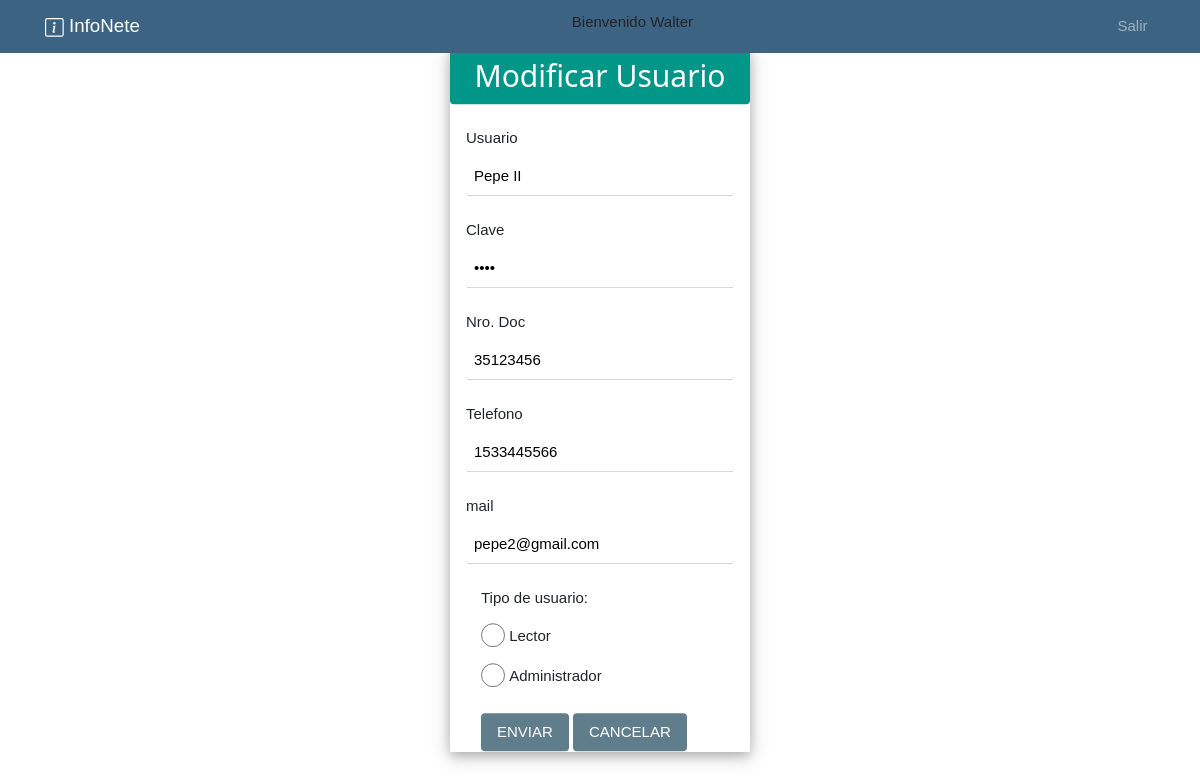
The app's page /interno.php?page=buscarUsuarioById&idUsiario=3 (signed in) with its own data.
### tables this page shows
CREATE TABLE Usuario    				
(
Id_usuario int NOT NULL auto_increment,
Nro_doc int NOT NULL,
Cod_doc int NOT NULL,
Nombre varchar(50),
Mail varchar(64),
Telefono int,
Cod_Localidad int NOT NULL,										
Cod_Usuario int NOT NULL,										 
Pass varchar(50),																						
CONSTRAINT PK_Usuario PRIMARY KEY (Id_usuario),
CONSTRAINT FK_Usuario_Documento FOREIGN KEY (Cod_doc) REFERENCES Tipo_doc (Cod_doc),
CONSTRAINT FK_Usuario_Localidad FOREIGN KEY (Cod_Localidad) REFERENCES Localidad (Cod_Localidad),
CONSTRAINT FK_Usuario_Rol FOREIGN KEY (Cod_Usuario) REFERENCES Rol (Cod_Rol) 
);

### controller/AdministradorController.php (called while the page is built, shortened)
<?php
class AdministradorController
{
    private $modelo;
        public function __construct(){
            $this->modelo = new AdminModel();
        }
    public function executeBuscarUsuarioById($idUsuario){
        $this->modelo->executeBuscarUsuarioById($idUsuario);
        include_once("view/modificarUsuarioView.php");
    }
}

### helper/Database.php (called while the page is built, shortened)
<?php
class Database{
    private $conexion;
    public function __construct(){
        $configuracion = parse_ini_file("config/config.ini");
        $servername = $configuracion["servername"];
        $username = $configuracion["username"];
        $dbname =  $configuracion["dbname"];
        $password =  $configuracion["password"];
        $conn = new mysqli($servername, $username, $password);
        $conn->select_db($dbname);
        $this->conexion = $conn;
    }
    public function executeBuscarUsuarioById($idUsuario){
        $stmt = $this->conexion->prepare("SELECT * FROM Usuario WHERE Id_usuario = ?");
        $stmt->bind_param('i', $idUsuario);
        $stmt->execute();
        $result = $stmt->get_result();
    }
}

### model/AdminModel.php (called while the page is built, shortened)
<?php
include_once("helper/Database.php");
class AdminModel
{
    private $conexion;
    public function __construct(){
        $this->conexion = new Database();
    }
    public function executeBuscarUsuarioById($idUsuario){
        $this->conexion->executeBuscarUsuarioById($idUsuario);
    }
}

### view/modificarUsuarioView.php (the view, shortened to what this page needs)
<?php if(isset($_SESSION["usuariosModif"])) {
    $usuario = $_SESSION["usuariosModif"];
    $pos = explode("-", $usuario);
?>
<div class="w3-card-4 w3-display-middle " style="width:25%;">
    <div class="w3-container w3-teal w3-round">
        <h2 class="w3-center">Modificar Usuario</h2>
    </div>
    <br>
    <form class="w3-container" name="registrar" action="interno.php?page=modifDatosUsuario" method="post" enctype="application/x-www-form-urlencoded">
        <label>Usuario </label><input class="w3-input w3-round" type="text" name="usuario" value="<?php echo $pos[2]?>"> <br/>
        <label>Clave </label><input class="w3-input w3-round" type="password" name="clave" value="<?php echo $pos[4]?>"><br/>
        <label>Nro. Doc </label><input class="w3-input w3-round" type="text" name="nroDoc" value="<?php echo $pos[1]?>"><br/>
        <label>Telefono </label><input class="w3-input w3-round" type="text" name="telefono" value="<?php echo $pos[5]?>"><br/>
        <label>mail </label><input class="w3-input w3-round" type="email" name="mail" value="<?php echo $pos[3]?>"><br/>
        <div class="container">
            <label>Tipo de usuario:
        </div>
        <?php }
            if($pos[6]==2){ ?>
            <div class="container w3-margin-bottom">
                <input id="lector" class="w3-radio w3-margin-bottom" type="radio" name="codUsuario" value="3">
                <label>Lector</label>
                <br>
                <input id="admin" class="w3-radio w3-margin-bottom" type="radio" name="codUsuario" value="1">
                <label>Administrador</label>
            </div>
        <?php }
            if($pos[6]==3){ ?>
        <div class="container">
            <input class="w3-button w3-blue-grey w3-round w3-center" type="submit" name="boton" value="ENVIAR">
            <a href="interno.php?page=panelControl" class="w3-button w3-blue-grey w3-round w3-center"  value="cancelar">CANCELAR</a>
        </div>
    </form>
</div>
<?php } ?>

### view/css/estilos.css (style rules this page uses)
body { padding-top: 0px; }
.container { position: relative; }

### view/css/w3.css (style rules this page uses)
*,*:before,*:after { box-sizing:inherit }
html { -ms-text-size-adjust:100%;-webkit-text-size-adjust:100% }
body { margin:0 }
a { background-color:transparent }
button,input,select,textarea,optgroup { font:inherit;margin:0 }
button,input { overflow:visible }
button,[type=button],[type=reset],[type=submit] { -webkit-appearance:button }
[type=checkbox],[type=radio] { padding:0 }
html,body { font-family:Verdana,sans-serif;font-size:15px;line-height:1.5 }
html { overflow-x:hidden }
h2 { font-size:30px }
h1,h2,h3,h4,h5,h6 { font-family:"Segoe UI",Arial,sans-serif;font-weight:400;margin:10px 0 }
a { color:inherit }
.w3-btn,.w3-button { border:none;display:inline-block;padding:8px 16px;vertical-align:middle;overflow:hidden;text-decoration:none;color:inherit;background-color:inherit;text-align:center;cursor:pointer;white-space:nowrap }
.w3-btn,.w3-button { -webkit-touch-callout:none;-webkit-user-select:none;-khtml-user-select:none;-moz-user-select:none;-ms-user-select:none;user-select:none }
.w3-input { padding:8px;display:block;border:none;border-bottom:1px solid #ccc;width:100% }
.w3-check,.w3-radio { width:24px;height:24px;position:relative;top:6px }
.w3-container:after,.w3-container:before,.w3-panel:after,.w3-panel:before,.w3-row:after,.w3-row:before,.w3-row-padding:after,.w3-row-padding:before, .w3-cell-row:before,.w3-cell-row:after,.w3-clear:after,.w3-clear:before,.w3-bar:before,.w3-bar:after { content:"";display:table;clear:both }
.w3-display-middle { position:absolute;top:50%;left:50%;transform:translate(-50%,-50%);-ms-transform:translate(-50%,-50%) }
.w3-round,.w3-round-medium { border-radius:4px }
.w3-container,.w3-panel { padding:0.01em 16px }
.w3-card-4,.w3-hover-shadow:hover { box-shadow:0 4px 10px 0 rgba(0,0,0,0.2),0 4px 20px 0 rgba(0,0,0,0.19) }
.w3-center { text-align:center!important }
.w3-margin-bottom { margin-bottom:16px!important }
.w3-blue-grey,.w3-hover-blue-grey:hover,.w3-blue-gray,.w3-hover-blue-gray:hover { color:#fff!important;background-color:#607d8b!important }
.w3-teal,.w3-hover-teal:hover { color:#fff!important;background-color:#009688!important }

### records on screen
usuario: usuario "Pepe II", nroDoc "35123456", telefono "1533445566", mail "pepe2@gmail.com"

### other values on screen
$pos[1] "Walter"
